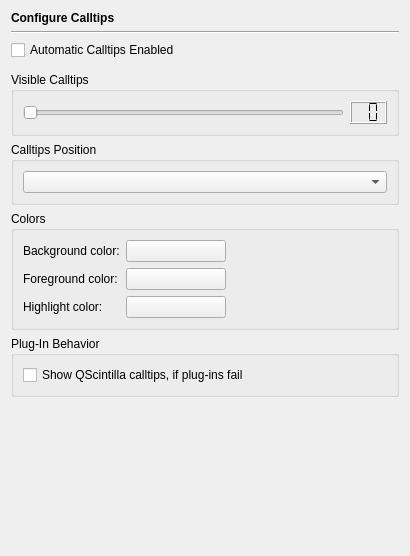
<?xml version="1.0" encoding="UTF-8"?>
<ui version="4.0">
 <class>EditorCalltipsPage</class>
 <widget class="QWidget" name="EditorCalltipsPage">
  <property name="geometry">
   <rect>
    <x>0</x>
    <y>0</y>
    <width>408</width>
    <height>556</height>
   </rect>
  </property>
  <layout class="QVBoxLayout" name="verticalLayout_3">
   <item>
    <widget class="QLabel" name="headerLabel">
     <property name="text">
      <string>&lt;b&gt;Configure Calltips&lt;/b&gt;</string>
     </property>
    </widget>
   </item>
   <item>
    <widget class="Line" name="line18">
     <property name="frameShape">
      <enum>QFrame::HLine</enum>
     </property>
     <property name="frameShadow">
      <enum>QFrame::Sunken</enum>
     </property>
     <property name="orientation">
      <enum>Qt::Horizontal</enum>
     </property>
    </widget>
   </item>
   <item>
    <widget class="QCheckBox" name="ctEnabledCheckBox">
     <property name="toolTip">
      <string>Select this to enable calltips</string>
     </property>
     <property name="text">
      <string>Automatic Calltips Enabled</string>
     </property>
    </widget>
   </item>
   <item>
    <widget class="QFrame" name="frame">
     <property name="enabled">
      <bool>false</bool>
     </property>
     <layout class="QHBoxLayout" name="horizontalLayout">
      <property name="leftMargin">
       <number>0</number>
      </property>
      <property name="topMargin">
       <number>0</number>
      </property>
      <property name="rightMargin">
       <number>0</number>
      </property>
      <property name="bottomMargin">
       <number>0</number>
      </property>
     </layout>
    </widget>
   </item>
   <item>
    <widget class="QGroupBox" name="groupBox_4">
     <property name="title">
      <string>Visible Calltips</string>
     </property>
     <layout class="QHBoxLayout" name="horizontalLayout_2">
      <item>
       <widget class="QSlider" name="ctVisibleSlider">
        <property name="toolTip">
         <string>Move to set the maximum number of calltips shown (0 = all available)</string>
        </property>
        <property name="maximum">
         <number>20</number>
        </property>
        <property name="orientation">
         <enum>Qt::Horizontal</enum>
        </property>
        <property name="tickInterval">
         <number>1</number>
        </property>
       </widget>
      </item>
      <item>
       <widget class="QLCDNumber" name="lCDNumber5">
        <property name="toolTip">
         <string>Displays the maximum number of calltips to be shown</string>
        </property>
        <property name="digitCount">
         <number>2</number>
        </property>
        <property name="segmentStyle">
         <enum>QLCDNumber::Flat</enum>
        </property>
       </widget>
      </item>
     </layout>
    </widget>
   </item>
   <item>
    <widget class="QGroupBox" name="calltipsPositionBox">
     <property name="title">
      <string>Calltips Position</string>
     </property>
     <layout class="QVBoxLayout" name="verticalLayout_2">
      <item>
       <widget class="QComboBox" name="positionComboBox">
        <property name="toolTip">
         <string>Select the position for the calltips</string>
        </property>
       </widget>
      </item>
     </layout>
    </widget>
   </item>
   <item>
    <widget class="QGroupBox" name="groupBox_2">
     <property name="title">
      <string>Colors</string>
     </property>
     <layout class="QGridLayout" name="gridLayout">
      <item row="0" column="0">
       <widget class="QLabel" name="TextLabel2_2_2_2">
        <property name="text">
         <string>Background color:</string>
        </property>
       </widget>
      </item>
      <item row="0" column="1">
       <widget class="QPushButton" name="calltipsBackgroundButton">
        <property name="minimumSize">
         <size>
          <width>100</width>
          <height>0</height>
         </size>
        </property>
        <property name="toolTip">
         <string>Select the background color for calltips.</string>
        </property>
        <property name="text">
         <string/>
        </property>
       </widget>
      </item>
      <item row="0" column="2">
       <spacer>
        <property name="orientation">
         <enum>Qt::Horizontal</enum>
        </property>
        <property name="sizeHint" stdset="0">
         <size>
          <width>40</width>
          <height>20</height>
         </size>
        </property>
       </spacer>
      </item>
      <item row="1" column="0">
       <widget class="QLabel" name="TextLabel2_2_2_3">
        <property name="text">
         <string>Foreground color:</string>
        </property>
       </widget>
      </item>
      <item row="1" column="1">
       <widget class="QPushButton" name="calltipsForegroundButton">
        <property name="minimumSize">
         <size>
          <width>100</width>
          <height>0</height>
         </size>
        </property>
        <property name="toolTip">
         <string>Select the foreground color for calltips.</string>
        </property>
        <property name="text">
         <string/>
        </property>
       </widget>
      </item>
      <item row="2" column="0">
       <widget class="QLabel" name="TextLabel2_2_2_4">
        <property name="text">
         <string>Highlight color:</string>
        </property>
       </widget>
      </item>
      <item row="2" column="1">
       <widget class="QPushButton" name="calltipsHighlightButton">
        <property name="minimumSize">
         <size>
          <width>100</width>
          <height>0</height>
         </size>
        </property>
        <property name="toolTip">
         <string>Select the highlight color for calltips.</string>
        </property>
        <property name="text">
         <string/>
        </property>
       </widget>
      </item>
     </layout>
    </widget>
   </item>
   <item>
    <widget class="QGroupBox" name="groupBox">
     <property name="title">
      <string>Plug-In Behavior</string>
     </property>
     <layout class="QVBoxLayout" name="verticalLayout">
      <item>
       <widget class="QCheckBox" name="ctScintillaCheckBox">
        <property name="toolTip">
         <string>Select to show QScintilla provided calltips, if the selected plug-ins fail</string>
        </property>
        <property name="whatsThis">
         <string>Qscintilla provided calltips are shown, if this option is enabled and calltips shall be provided by plug-ins (see calltips sub-page of the plug-in) and the plugin-ins don't deliver any calltips.</string>
        </property>
        <property name="text">
         <string>Show QScintilla calltips, if plug-ins fail</string>
        </property>
       </widget>
      </item>
     </layout>
    </widget>
   </item>
   <item>
    <spacer>
     <property name="orientation">
      <enum>Qt::Vertical</enum>
     </property>
     <property name="sizeHint" stdset="0">
      <size>
       <width>388</width>
       <height>20</height>
      </size>
     </property>
    </spacer>
   </item>
  </layout>
 </widget>
 <tabstops>
  <tabstop>ctEnabledCheckBox</tabstop>
  <tabstop>ctVisibleSlider</tabstop>
  <tabstop>positionComboBox</tabstop>
  <tabstop>calltipsBackgroundButton</tabstop>
  <tabstop>calltipsForegroundButton</tabstop>
  <tabstop>calltipsHighlightButton</tabstop>
  <tabstop>ctScintillaCheckBox</tabstop>
 </tabstops>
 <resources/>
 <connections>
  <connection>
   <sender>ctVisibleSlider</sender>
   <signal>valueChanged(int)</signal>
   <receiver>lCDNumber5</receiver>
   <slot>display(int)</slot>
   <hints>
    <hint type="sourcelabel">
     <x>102</x>
     <y>109</y>
    </hint>
    <hint type="destinationlabel">
     <x>384</x>
     <y>126</y>
    </hint>
   </hints>
  </connection>
 </connections>
</ui>
